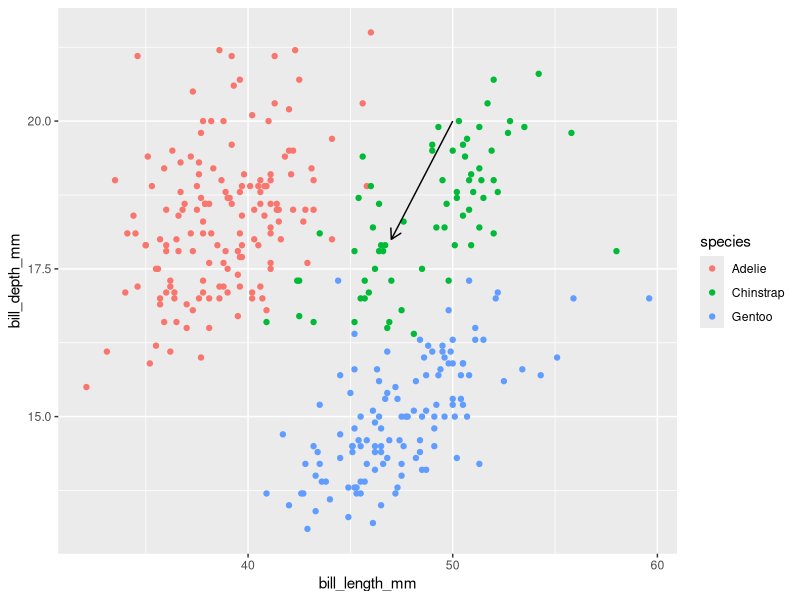
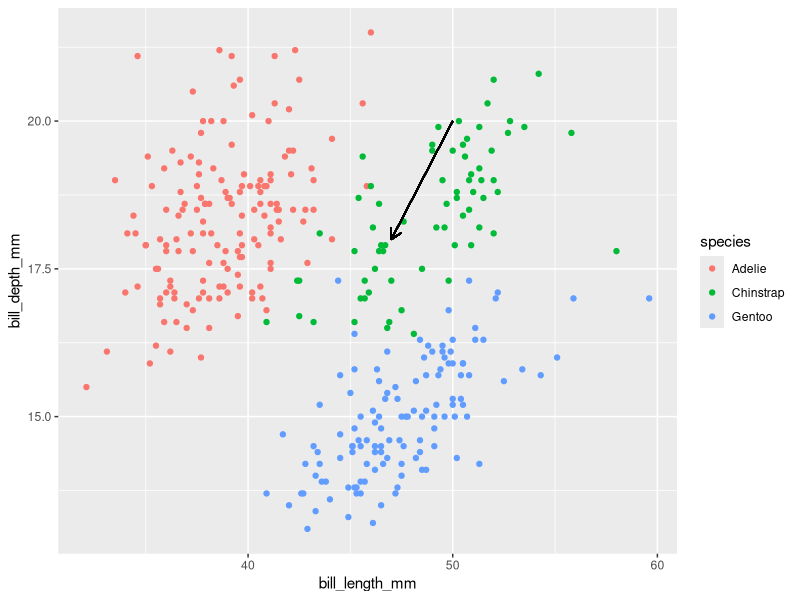

The R script that drew these images, in order:

            library(ggplot2)
            library(palmerpenguins)
            built_answer <- tryCatch(
                {
                    set.seed(42)
                    ggplot(penguins, aes(x = bill_length_mm, y = bill_depth_mm, colour = species)) + geom_point() + annotate("segment", x = 50, xend = 47, y = 20, yend = 18, colour = "black", arrow = arrow(length = unit(0.3, "cm")))
                    suppressWarnings(
                        if (!file.exists("/sandbox/figures/bill-length_bill-depth_scatter_annotate_segment_answer.png")) {
                            ggsave(
                                width = 3,
                                height = 3,
                                "/sandbox/figures/bill-length_bill-depth_scatter_annotate_segment_answer.png"
                            )
                        }
                    )
                    suppressWarnings(
                        ggplot_build(last_plot())
                    )
                },
                error = function(e) {
                    'ERROR'
                }
            )
            built_submission <- tryCatch(
                {
                    set.seed(42)
                    library(ggplot2)

ggplot(penguins, aes(x = bill_length_mm, y = bill_depth_mm, color = species)) +
  geom_point() +
  geom_segment(aes(x = 50, y = 20, xend = 47, yend = 18), color = "black", arrow = arrow(length = unit(0.3, "cm")))
                    suppressWarnings(
                        ggsave(
                            width = 3,
                            height = 3,
                            "figures/bill-length_bill-depth_scatter_annotate_segment_submission_gemma.png"
                        )
                    )
                    suppressWarnings(
                        ggplot_build(last_plot())
                    )
                },
                error = function(e) {
                    'ERROR'
                }
            )
            cat(isTRUE(all.equal(built_answer, built_submission)))
        
